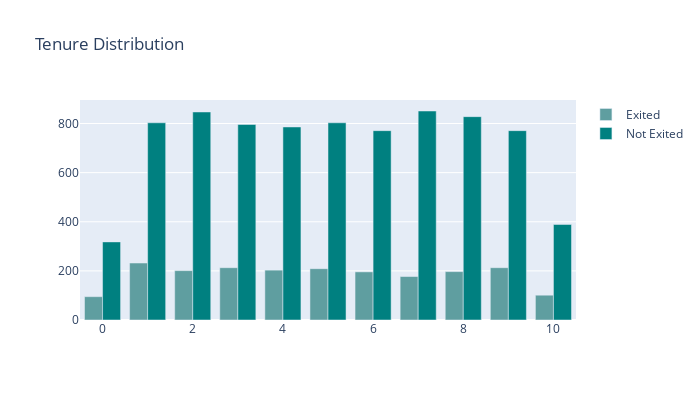

The notebook cell saved with this chart:
### Markdown cell above
<a id = 'subsec2'></a>
**Tenure Feature**

### Code cell
df_1 = df[df['Exited'] == 1]
df_2 = df[df['Exited'] == 0]
df_1 = df_1['Tenure'].value_counts()
df_2 = df_2['Tenure'].value_counts()

trace1 = go.Bar(x = df_1.index[::-1], y = df_1.values[::-1], name = 'Exited', marker = dict(color = 'cadetblue'))
trace2 = go.Bar(x = df_2.index[::-1], y = df_2.values[::-1], name = 'Not Exited', marker = dict(color = 'teal'))
data = [trace1, trace2]
layout = go.Layout(height = 400, width = 700, title = 'Tenure Distribution')
fig = go.Figure(data = data, layout = layout)
py.iplot(fig)

### Figure 1 — Plotly figure (JSON) as saved in the notebook; plotly's stock layout.template omitted (floating-point values rounded to 4 significant figures)
{"data": [{"marker": {"color": "cadetblue"}, "name": "Exited", "type": "bar", "x": [0, 10, 7, 6, 8, 2, 4, 5, 3, 9, 1], "y": [95, 101, 177, 196, 197, 201, 203, 209, 213, 213, 232]}, {"marker": {"color": "teal"}, "name": "Not Exited", "type": "bar", "x": [0, 10, 9, 6, 4, 3, 1, 5, 8, 2, 7], "y": [318, 389, 771, 771, 786, 796, 803, 803, 828, 847, 851]}], "layout": {"height": 400, "title": {"text": "Tenure Distribution"}, "width": 700}}
